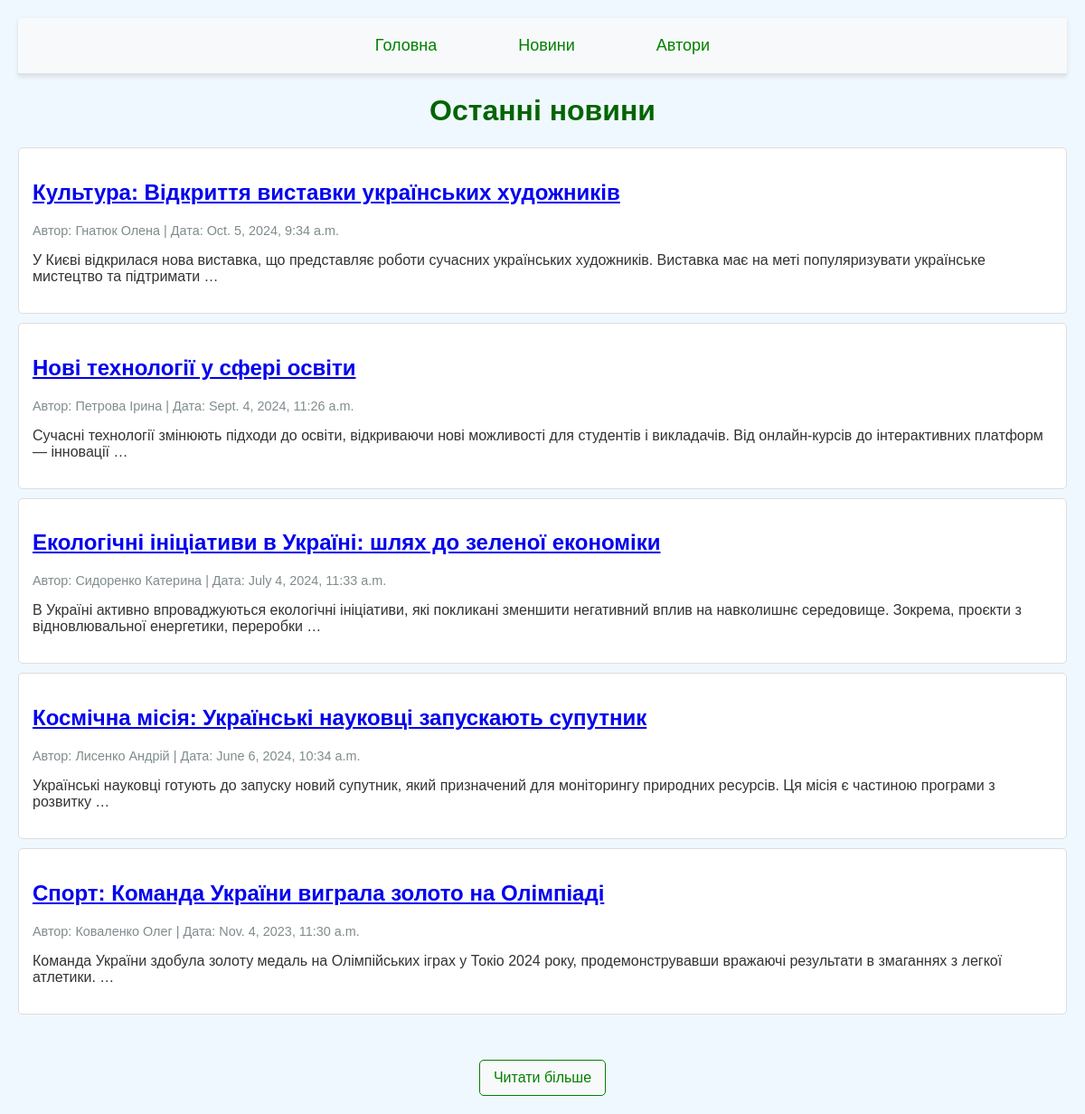
The page / on the database its author committed.
### newss/models.py (models this page shows, shortened)
class News(models.Model):
    title = models.CharField(max_length=200)
    author = models.ForeignKey(Author, on_delete=models.CASCADE, related_name='news')
    pub_date = models.DateTimeField('Дата публікації')
    full_text = models.TextField()

class Author(models.Model):
    first_name = models.CharField(max_length=100)
    last_name = models.CharField(max_length=100)
    bio = models.TextField()
    def __str__(self):
        return f"{self.first_name} {self.last_name}"

### newss/views.py (the view)
# urls.py: 2. Add a URL to urlpatterns:  path('', views.home, name='home')
def home(request):
    latest_news = News.objects.all().order_by('-pub_date')[:6]
    return render(request, 'news/home.html', {'latest_news': latest_news})

### newss/templates/news/home.html (shortened to what this page needs)
<!DOCTYPE html>
<html lang="en">
<head>
    {% load static %}
    <link rel="stylesheet" type="text/css" href="{% static 'css_styles/home_style.css' %}">
</head>
<body>
    {% include 'news/header.html' %}
    <div class="container">
        <h1>Останні новини</h1>
        <ul class="news-list">
            {% for news in latest_news %}
                <li class="news-item">
                    <h2 class="news-title">
                        <a href="{% url 'news_detail' news.id %}">{{ news.title }}</a>
                    </h2>
                    <p class="news-meta">Автор: {{ news.author }} | Дата: {{ news.pub_date }}</p>
                    <p class="news-summary">{{ news.full_text|truncatewords:20 }}</p>
                </li>
            {% empty %}
                <li>Немає новин для відображення.</li>
            {% endfor %}
        </ul>
        <div class = "click_read-more">
            <a class="read-more" href="{% url 'news_list' %}">Читати більше</a>
        </div>
    </div>
</body>
</html>

### newss/templates/news/header.html
{% load static %}
<link rel="stylesheet" type="text/css" href="{% static 'css_styles/header_style.css' %}">
<header>
    <nav>
        <ul>
            <li><a href="{% url 'home' %}">Головна</a></li>
            <li><a href="{% url 'news_list' %}">Новини</a></li>
            <li><a href="{% url 'authors' %}">Автори</a></li>
        </ul>
    </nav>
</header>

### newss/static/css_styles/home_style.css (style rules this page uses)
body { font-family: Arial, sans-serif; background-color: #f0f8ff; color: #333; margin: 0; padding: 20px; }
h1 { text-align: center; color: #006400; }
ul { list-style-type: none; padding-left: 0; }
.news-item { border: 1px solid #ddd; border-radius: 5px; padding: 15px; margin: 10px 0; background-color: #fff; transition: box-shadow 0.3s; }
.news-title { font-size: 1.5em; color: #006400; }
.news-meta { font-size: 0.9em; color: #7f8c8d; }
.read-more { display: inline-block; margin-top: 20px; text-decoration: none; color: #008000; padding: 10px 15px; background-color: #f8f9fa; border: 1px solid #008000; border-radius: 5px; text-align: center; }
.click_read-more { display: flex; justify-content: center; margin-top: 30px; }

### newss/static/css_styles/header_style.css (style rules this page uses)
header { background-color: #f8f9fa; padding: 20px; border-bottom: 2px solid #dee2e6; text-align: center; box-shadow: 0 2px 5px rgba(0, 0, 0, 0.1); }
nav ul { list-style-type: none; padding: 0; margin: 0; display: inline-flex; }
nav ul li { margin: 0 30px; }
nav ul li a { text-decoration: none; color: #008000; font-size: 18px; padding: 10px 15px; transition: background-color 0.3s, color 0.3s; }

### rows shown on the page
News: title "Культура: Відкриття виставки українських художників", author "Гнатюк Олена", pub_date "Oct. 5, 2024, 9:34 a.m.", full_text "У Києві відкрилася нова виставка, що представляє роботи сучасних українських художників. Виставка має на меті популяризувати українське мистецтво та підтримати …"
News: title "Нові технології у сфері освіти", author "Петрова Ірина", pub_date "Sept. 4, 2024, 11:26 a.m.", full_text "Сучасні технології змінюють підходи до освіти, відкриваючи нові можливості для студентів і викладачів. Від онлайн-курсів до інтерактивних платформ — інновації …"
News: title "Екологічні ініціативи в Україні: шлях до зеленої економіки", author "Сидоренко Катерина", pub_date "July 4, 2024, 11:33 a.m.", full_text "В Україні активно впроваджуються екологічні ініціативи, які покликані зменшити негативний вплив на навколишнє середовище. Зокрема, проєкти з відновлювальної енергетики, переробки …"
News: title "Космічна місія: Українські науковці запускають супутник", author "Лисенко Андрій", pub_date "June 6, 2024, 10:34 a.m.", full_text "Українські науковці готують до запуску новий супутник, який призначений для моніторингу природних ресурсів. Ця місія є частиною програми з розвитку …"
News: title "Спорт: Команда України виграла золото на Олімпіаді", author "Коваленко Олег", pub_date "Nov. 4, 2023, 11:30 a.m.", full_text "Команда України здобула золоту медаль на Олімпійських іграх у Токіо 2024 року, продемонструвавши вражаючі результати в змаганнях з легкої атлетики. …"
